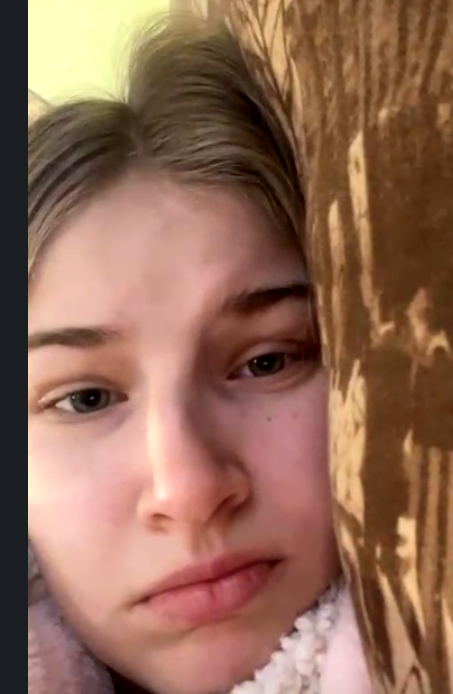
#> input picture Libraries/Pillow/images/picture.png, 453 x 694 px
$ python '3_Поворот.py'
#> lines starting #> are read from the running program, lines starting #| are printed output that depends on the picture
from PIL import Image


img = Image.open('images/picture.png')
#> img is the input picture: PIL image 453x694 RGBA; mean R, G, B, A 146.3, 106.1, 86.3, 255

r_img = img.rotate(180)
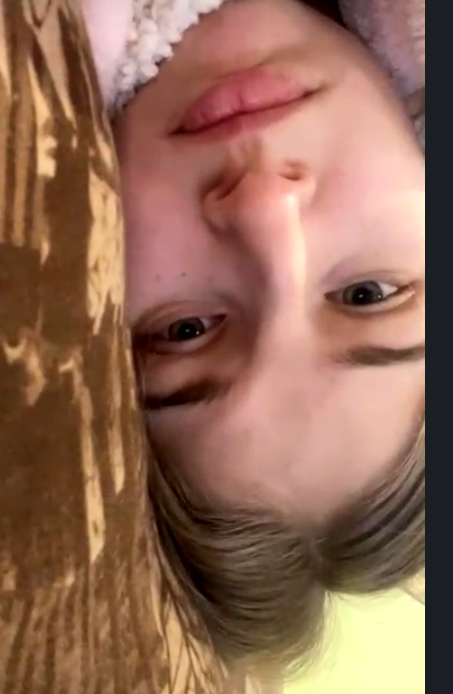
#> r_img: PIL image 453x694 RGBA; mean R, G, B, A 146.3, 106.1, 86.3, 255
r_img.save('images/rotated.png')
r_img.show()
